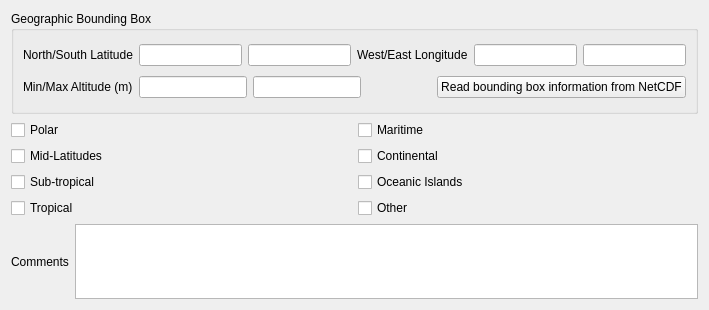
          <widget class="QWidget" name="page_3">
           <property name="geometry">
            <rect>
             <x>0</x>
             <y>0</y>
             <width>709</width>
             <height>310</height>
            </rect>
           </property>
           <attribute name="label">
            <string>Geographical Region</string>
           </attribute>
           <layout class="QVBoxLayout" name="verticalLayout_11">
            <item>
             <widget class="QGroupBox" name="groupBox">
              <property name="sizePolicy">
               <sizepolicy hsizetype="Preferred" vsizetype="Preferred">
                <horstretch>0</horstretch>
                <verstretch>0</verstretch>
               </sizepolicy>
              </property>
              <property name="minimumSize">
               <size>
                <width>0</width>
                <height>0</height>
               </size>
              </property>
              <property name="title">
               <string>Geographic Bounding Box</string>
              </property>
              <layout class="QVBoxLayout" name="verticalLayout_41">
               <item>
                <layout class="QHBoxLayout" name="horizontalLayout_50">
                 <item>
                  <layout class="QHBoxLayout" name="horizontalLayout_46">
                   <item>
                    <widget class="QLabel" name="label_31">
                     <property name="text">
                      <string>North/South Latitude</string>
                     </property>
                    </widget>
                   </item>
                   <item>
                    <widget class="QLineEdit" name="northBoundLatitudeLine"/>
                   </item>
                   <item>
                    <widget class="QLineEdit" name="southBoundLatitudeLine"/>
                   </item>
                  </layout>
                 </item>
                 <item>
                  <layout class="QHBoxLayout" name="horizontalLayout_47">
                   <item>
                    <widget class="QLabel" name="label_29">
                     <property name="text">
                      <string>West/East Longitude</string>
                     </property>
                    </widget>
                   </item>
                   <item>
                    <widget class="QLineEdit" name="westBoundLongitudeLine"/>
                   </item>
                   <item>
                    <widget class="QLineEdit" name="eastBoundLongitudeLine"/>
                   </item>
                  </layout>
                 </item>
                </layout>
               </item>
               <item>
                <layout class="QHBoxLayout" name="horizontalLayout_49">
                 <item>
                  <layout class="QHBoxLayout" name="horizontalLayout_48">
                   <item>
                    <widget class="QLabel" name="label_30">
                     <property name="text">
                      <string>Min/Max Altitude (m)</string>
                     </property>
                    </widget>
                   </item>
                   <item>
                    <widget class="QLineEdit" name="minAltitudeLine"/>
                   </item>
                   <item>
                    <widget class="QLineEdit" name="maxAltitudeLine"/>
                   </item>
                   <item>
                    <spacer name="horizontalSpacer_29">
                     <property name="orientation">
                      <enum>Qt::Horizontal</enum>
                     </property>
                     <property name="sizeType">
                      <enum>QSizePolicy::Preferred</enum>
                     </property>
                     <property name="sizeHint" stdset="0">
                      <size>
                       <width>70</width>
                       <height>20</height>
                      </size>
                     </property>
                    </spacer>
                   </item>
                  </layout>
                 </item>
                 <item>
                  <widget class="QPushButton" name="readBoundingBoxButton">
                   <property name="text">
                    <string>Read bounding box information from NetCDF</string>
                   </property>
                  </widget>
                 </item>
                </layout>
               </item>
              </layout>
             </widget>
            </item>
            <item>
             <layout class="QHBoxLayout" name="horizontalLayout_17">
              <item>
               <layout class="QVBoxLayout" name="verticalLayout_9">
                <item>
                 <widget class="QCheckBox" name="polarCheck">
                  <property name="text">
                   <string>Polar</string>
                  </property>
                 </widget>
                </item>
                <item>
                 <widget class="QCheckBox" name="midLatitudesCheck">
                  <property name="text">
                   <string>Mid-Latitudes</string>
                  </property>
                 </widget>
                </item>
                <item>
                 <widget class="QCheckBox" name="subTropicalCheck">
                  <property name="text">
                   <string>Sub-tropical</string>
                  </property>
                 </widget>
                </item>
                <item>
                 <widget class="QCheckBox" name="tropicalCheck">
                  <property name="text">
                   <string>Tropical</string>
                  </property>
                 </widget>
                </item>
               </layout>
              </item>
              <item>
               <layout class="QVBoxLayout" name="verticalLayout_10">
                <item>
                 <widget class="QCheckBox" name="maritimeCheck">
                  <property name="text">
                   <string>Maritime</string>
                  </property>
                 </widget>
                </item>
                <item>
                 <widget class="QCheckBox" name="continentalCheck">
                  <property name="text">
                   <string>Continental</string>
                  </property>
                 </widget>
                </item>
                <item>
                 <widget class="QCheckBox" name="oceanicIslandsCheck">
                  <property name="text">
                   <string>Oceanic Islands</string>
                  </property>
                 </widget>
                </item>
                <item>
                 <widget class="QCheckBox" name="geogOtherCheck">
                  <property name="text">
                   <string>Other</string>
                  </property>
                 </widget>
                </item>
               </layout>
              </item>
             </layout>
            </item>
            <item>
             <layout class="QHBoxLayout" name="horizontalLayout_18">
              <item>
               <widget class="QLabel" name="label_15">
                <property name="text">
                 <string>Comments</string>
                </property>
               </widget>
              </item>
              <item>
               <widget class="QTextEdit" name="GROtherTextBox">
                <property name="maximumSize">
                 <size>
                  <width>16777215</width>
                  <height>75</height>
                 </size>
                </property>
               </widget>
              </item>
             </layout>
            </item>
           </layout>
          </widget>
